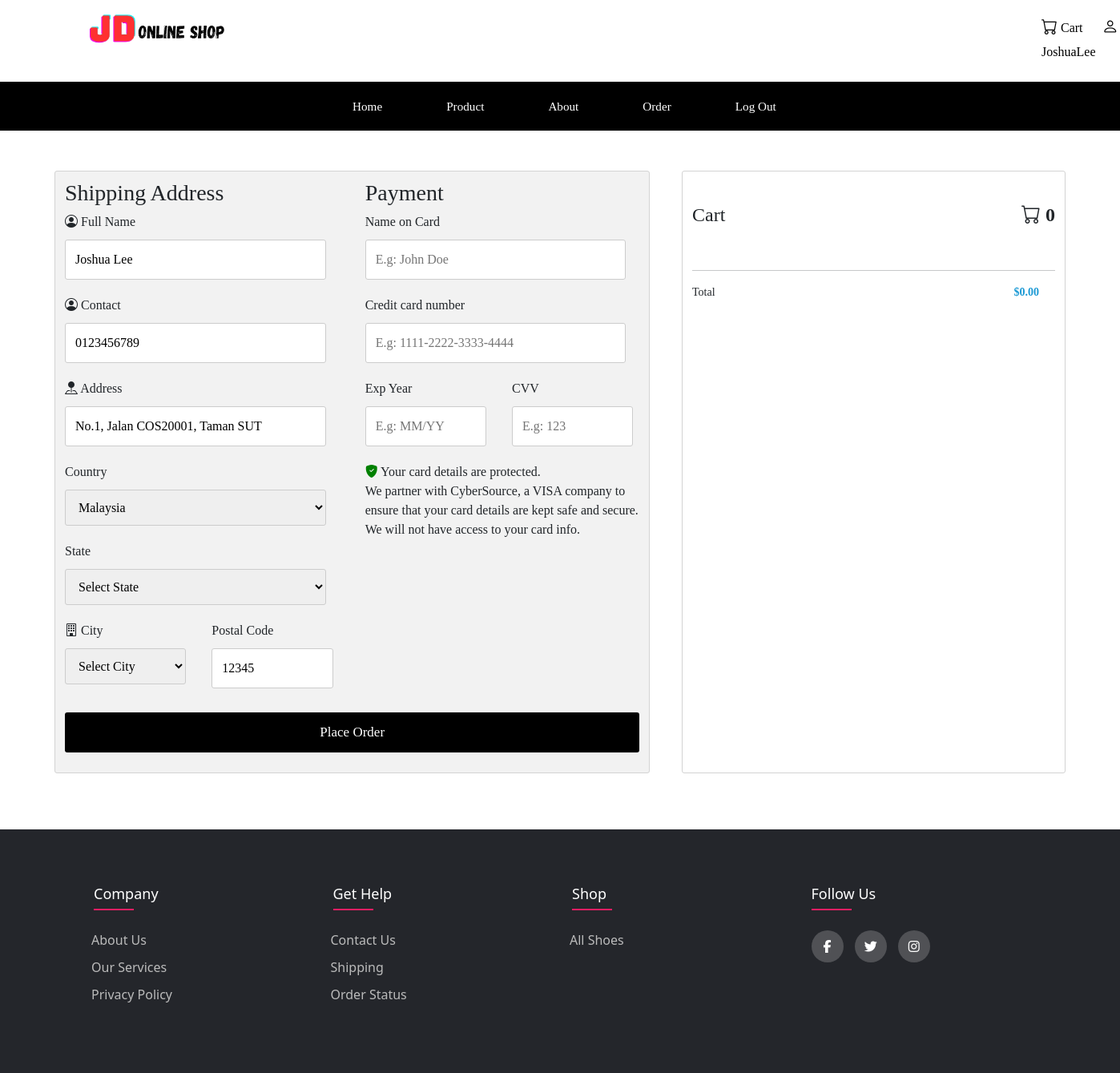
Page /checkout.php (signed in) on the committed database.
### tables this page shows
CREATE TABLE `customers` (
  `cusID` int(255) NOT NULL,
  `firstName` varchar(255) NOT NULL,
  `lastName` varchar(255) NOT NULL,
  `username` varchar(255) NOT NULL,
  `email` varchar(255) NOT NULL,
  `contact` varchar(255) NOT NULL,
  `password` varchar(255) NOT NULL,
  `country_id` int(11) NOT NULL,
  `state_id` int(11) NOT NULL,
  `city_id` int(11) NOT NULL,
  `postcode` varchar(11) NOT NULL,
  `address` text NOT NULL
);

CREATE TABLE `countries` (
  `id` int(11) NOT NULL,
  `name` varchar(255) NOT NULL
);

### checkout.php (the view, shortened to what this page needs)
<!DOCTYPE html>
<html>
<head>
    <link href="https://cdn.jsdelivr.net/npm/bootstrap@5.2.1/dist/css/bootstrap.min.css" rel="stylesheet">
    <link rel="stylesheet" href="https://cdn.jsdelivr.net/npm/bootstrap-icons@1.9.1/font/bootstrap-icons.css">
    <link rel="stylesheet" href="https://cdnjs.cloudflare.com/ajax/libs/font-awesome/4.7.0/css/font-awesome.min.css">
    <link rel="stylesheet" href="https://cdnjs.cloudflare.com/ajax/libs/font-awesome/5.15.4/css/all.min.css">
</head>
<?php
include("connect/config.php");
$cusID = $_SESSION["cusID"];
$query = $conn->prepare("SELECT * FROM customers WHERE cusID = ?");
$query->bind_param("i", $cusID);
$query->execute();
$r = $query->get_result()->fetch_assoc();
$sql = "SELECT c.firstName, c.lastName, c.contact, c.address, ci.name AS city, s.name AS state, c.postcode
        FROM customers c
        JOIN cities ci ON c.city_id = ci.id
        JOIN states s ON c.state_id = s.id
        WHERE c.cusID = ?";
$stmt = $conn->prepare($sql);
$stmt->bind_param("i", $cusID);
$stmt->execute();
$result = $stmt->get_result();
$customer = $result->fetch_assoc();
if ($customer) {
    $fullName = $customer['firstName'] . " " . $customer['lastName'];
    $contact = $customer['contact'];
    $address = $customer['address'];
    $postcode = $customer['postcode'];
} else {
    echo "Customer not found.";
    exit();
}
include 'nav-footer/nav.php';
?>
<body style="background-color:white">
    <div class="checkout_body">
        <div class="row">
            <div class="checkoutcontainer">
                <div class="checkoutrow">
                    <div class="halfColumn">
                        <h3>Shipping Address</h3>
                        <label for="fname"><i class="bi bi-person-circle"></i> Full Name</label>
                        <input type="text" id="user" name="user" value="<?= htmlspecialchars($fullName); ?>">
                         <label for="fname"><i class="bi bi-person-circle"></i> Contact</label>
                        <input type="text" id="contact" name="contact" value="<?= htmlspecialchars($contact); ?>">
                        <label for="adr"><i class="bi bi-pin-map-fill"></i> Address</label>
                        <input type="text" id="adr" name="address" value="<?= htmlspecialchars($address); ?>">
                        <label for="country">Country</label>
                        <select id="country" name="country_id">
                          <?php
                          include('connect/config.php');
                          $fetch_country = mysqli_query($conn,"SELECT * FROM countries");
                          while($country = mysqli_fetch_array($fetch_country)){
                            ?>
                            <option <?php if($r['country_id'] == $country['id']){echo "selected";} ?> value="<?php echo $country['id']; ?>"><?php echo $country['name']; ?></option><?php } ?>
                        </select>
                        <label for="state">State</label>
                        <select id="state" name="state_id">
                            <option value="0">Select State</option>
                        </select>
                        <div class="row">
                            <div class="halfColumn">
                             <label for="city"><i class="bi bi-building"></i> City</label>
                             <select id="city" name="city_id">
                                <option value="0">Select City</option>
                            </select>
                        </div>
                        <div class="halfColumn">
                            <label for="postalcode">Postal Code</label>
                            <input type="text" id="postalcode" name="postalcode" value="<?= htmlspecialchars($postcode); ?>">
                        </div>
                    </div>
                </div>
                <div class="halfColumn">
                    <h3>Payment</h3>
                    <label for="cname">Name on Card</label>
                    <input type="text" id="cname" name="cardname" placeholder="E.g: John Doe">
                    <label for="ccnum">Credit card number</label>
                    <input type="text" id="ccnum" name="cardnumber" placeholder="E.g: 1111-2222-3333-4444">
                    <div class="row">
                        <div class="halfColumn">
                            <label for="expdate">Exp Year</label>
                            <input type="text" id="expdate" name="expdate" placeholder="E.g: MM/YY">
                        </div>
                        <div class="halfColumn">
                            <label for="cvv">CVV</label>
                            <input type="text" id="cvv" name="cvv" placeholder="E.g: 123">
                        </div>
                        <p>
                            <i class="bi bi-shield-fill-check" style="color:green"></i> Your card details are protected.<br>
                            We partner with CyberSource, a VISA company to ensure that your card details are kept safe and secure. We will not have access to your card info.
                        </p>
                    </div>
                </div>
            </div>
            <input type="submit" value="Place Order" class="Checkout_btn">
        </div>
        <div class="productContainer">
            <table style="width:100%" id="shoePurchase">
                <tr>
                    <th>
                        <h4>Cart</h4>
                    </th>
                    <th colspan="2" class="lastCol">
                        <h4><i class="bi bi-cart"></i> <b id="itemNum">0</b></h4>
                    </th>
                </tr>
            </table>
            <hr>
            <p>Total <span style="float: right; color: #1B99D4; padding-right: 20px;"><b id="totalPrice" name="totalPrice">$0.00</b></span></p>
        </div>
    </div>
</div>
<?php include 'nav-footer/footer.php' ?>
</body>
</html>

### nav-footer/nav.php (shortened to what this page needs)
<head>
	<link href="https://cdn.jsdelivr.net/npm/bootstrap@5.2.1/dist/css/bootstrap.min.css" rel="stylesheet">
	<link rel="stylesheet" href="https://cdn.jsdelivr.net/npm/bootstrap-icons@1.9.1/font/bootstrap-icons.css">
	<link rel="stylesheet" href="https://cdnjs.cloudflare.com/ajax/libs/font-awesome/5.15.4/css/all.min.css">
	<link rel="stylesheet" type="text/css" href="https://cdnjs.cloudflare.com/ajax/libs/font-awesome/5.15.1/css/all.min.css">
</head>
<nav>
    <div class="logoContainer">
        <i class="nav-logo" onclick="document.location.href='index.php'"><img src="images/nav-logo.png"></i>
    </div>
    <div class="icons">
        <a href="#" onclick="document.location='cart.php'" class="cart"><i class="bi bi-cart"></i><p class="menuLabel">  Cart</p></a>
        <?php
        if(empty($_SESSION["cusID"]))
        {
            echo '<a href="login.php" class="person"><i class="bi bi-person"></i><p class="menuLabel">  LogIn</p></a>';
        }
        else{
            $cusID = $_SESSION['cusID'];
            $query = mysqli_query($conn,"SELECT * FROM customers WHERE cusID=$cusID");
            while($result = mysqli_fetch_assoc($query)){
                $res_Uname = $result['username'];
            }
            ?>
            <a href="customerprofile.php" class="person"><i class="bi bi-person"></i><p class="menuLabel">  <?php echo $res_Uname ?></p></a>
        <?php } ?>
    </div>
    <br>
    <div class="navbar">
        <ul class="nav-ul">
            <?php
            if(empty($_SESSION["cusID"]))
            {
                echo '<li><a href="index.php" class="start">Home</a></li>';
                echo '<li><a href="product.php">Product</a></li>';
                echo '<li><a href="aboutus.php">About</a></li>';
                echo '<li><a href="login.php">Login</a></li>';
            }
            else
            {
                echo '<li><a href="index.php" class="start">Home</a></li>';
                echo '<li><a href="product.php">Product</a></li>';
                echo '<li><a href="aboutus.php">About</a></li>';
                echo '<li><a href="orderhistory.php">Order</a></li>';
                echo '<li><a href="connect/logout.php">Log Out</a></li>';
            }
            ?>
        </ul>
    </div>
</nav>

### checkout.php (style rules this page uses)
.checkout_body { margin: 50px; }
.checkoutrow { display: flex; flex-wrap: wrap; margin: 0 -16px; }
.checkoutcontainer { background-color: #f2f2f2; padding: 10px 20px 15px 20px; border: 1px solid lightgrey; border-radius: 3px; margin-top: 20px; margin-bottom: 20px; flex: 50%; font-family: Verdana; margin-left: 30px; }
.productContainer { flex: 30%; padding: 10px 20px 15px 20px; border: 1px solid lightgrey; border-radius: 3px; margin-top: 20px; margin-left: 3%; font-family: Verdana; margin-bottom: 20px; margin-right: 30px; }
.halfColumn { padding: 0 16px; flex: 50%; }
.checkoutcontainer select, input[type=text] { width: 95%; margin-bottom: 20px; padding: 12px; border: 1px solid #ccc; border-radius: 3px; }
.checkoutcontainer label { margin-bottom: 10px; display: block; }
.Checkout_btn { background-color: black; color: white; font-size: 17px; padding: 12px; margin: 10px 0; border: none; border-radius: 3px; width: 100%; cursor: pointer; }
.productContainer th { padding: 30px 0; }
.lastCol { text-align: right; }
.productContainer p { font-size: 14px; }

### nav-footer/nav.php (style rules this page uses)
.navbar { background-color: black; padding: 18px 0; }
.nav-ul { list-style-type: none; margin: 0; padding: 0; display: flex; justify-content: center; }
.nav-ul li { color: white; text-align: center; padding: 0 20px; }
.start { margin-left: 400px; }
.nav-ul li a { float: none; transform: translate(-50%, -50%); color: white; text-align: center; padding: 20px; text-decoration: none; font-family: Verdana; font-size: 0.95rem; }
.nav-logo img { width: 200px; height: 50px; }
.logoContainer { margin-left: 100px; margin-top: 10px; }
.icons { justify-content: end; margin-top: -42px; margin-left: 1300px; }
.favourite, .cart, .person { font-size: 1.25rem; color: black; padding-right: 20px; text-decoration: none; }
.menuLabel { font-size: 1rem; display: inline; margin-top: -50px; font-family: Verdana; }

### nav-footer/footer.php (style rules this page uses)
.row { display: flex; flex-wrap: wrap; }

### rows in the picture
customers: username "JoshuaLee", user "Joshua Lee", contact "0123456789", address "No.1, Jalan COS20001, Taman SUT", country_id "Malaysia", postalcode "12345"
